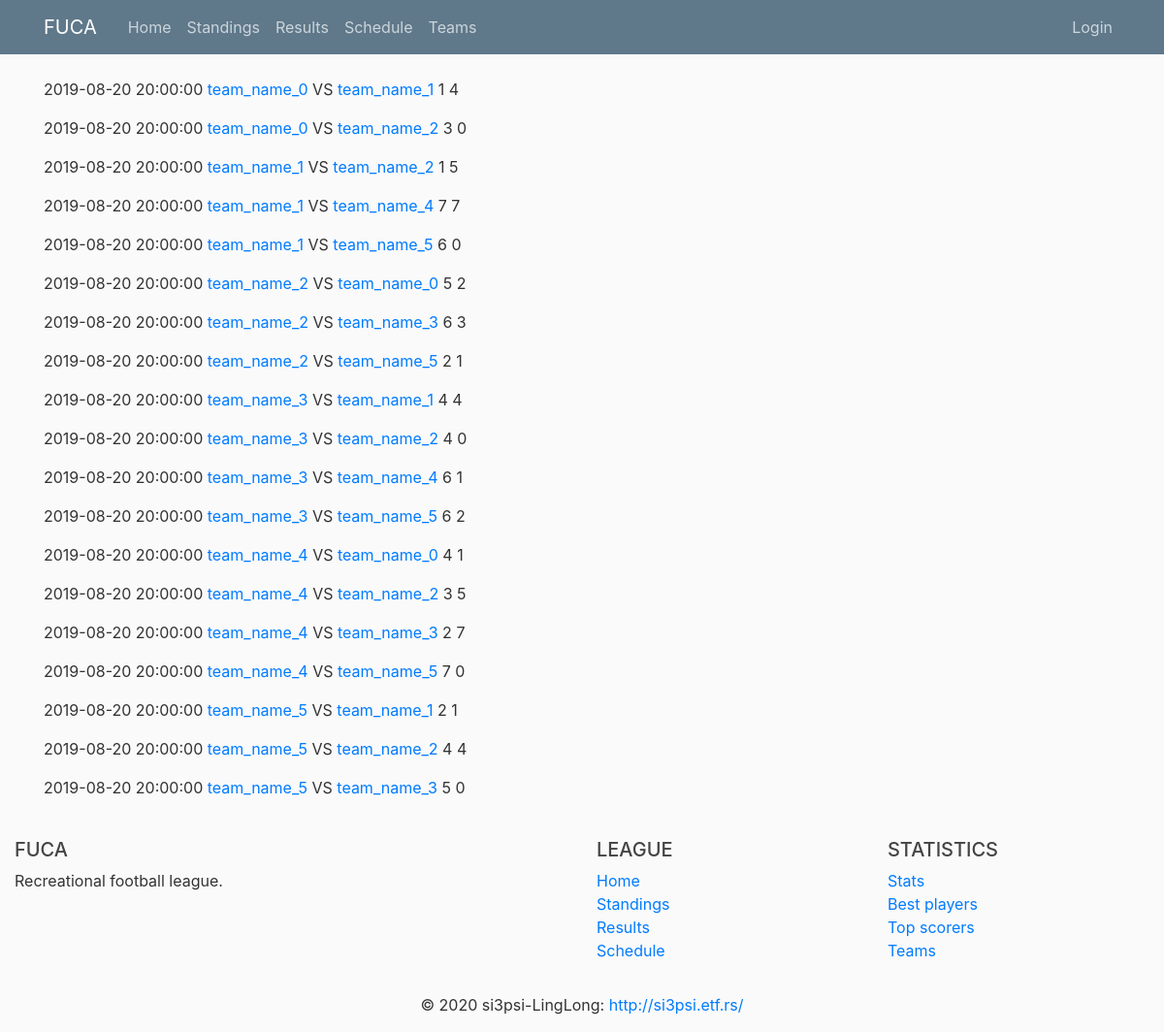
The app's page /results with its own data.
### fuca/models.py (models this page shows, shortened)
class Match(db.Model):
    __tablename__ = 'match'
    id                      = db.Column(db.Integer, primary_key=True)
    date_time               = db.Column(db.DateTime, nullable=False)
    host_team_goals         = db.Column(db.Integer, default=0)
    host_team_yellow        = db.Column(db.Integer, default=0)
    host_team_red           = db.Column(db.Integer, default=0)
    host_team_shots         = db.Column(db.Integer, default=0)
    guest_team_goals        = db.Column(db.Integer, default=0)
    guest_team_yellow       = db.Column(db.Integer, default=0)
    guest_team_red          = db.Column(db.Integer, default=0)
    guest_team_shots        = db.Column(db.Integer, default=0)
    host_team_id     = db.Column(db.Integer, db.ForeignKey('team.id'), nullable=False)
    guest_team_id    = db.Column(db.Integer, db.ForeignKey('team.id'), nullable=False)
    best_player_id   = db.Column(db.Integer, db.ForeignKey('player.id'))
    statistics  = db.relationship('Statistics', backref='match', lazy=True)
    def jinja_dict(self):
        return {'date'          : self.date_time,
                'team1_name'    : self.host_team.name,
                'team1_goals'   : self.host_team_goals,
                'team1_id'      : self.host_team_id,
                'team2_name'    : self.guest_team.name,
                'team2_goals'   : self.guest_team_goals,
                'team2_id'      : self.guest_team_id,
                'id'            : self.id}

class Team(db.Model):
    __tablename__ = 'team'
    id          = db.Column(db.Integer,     primary_key=True)
    name        = db.Column(db.String(100), nullable=False, unique=True)
    matches     = db.Column(db.Integer,     nullable=False, default=0)
    wins        = db.Column(db.Integer,     nullable=False, default=0)
    losses      = db.Column(db.Integer,     nullable=False, default=0)
    draws       = db.Column(db.Integer,     nullable=False, default=0)
    goal_diff   = db.Column(db.Integer,     nullable=False, default=0)
    logo_image  = db.Column(db.String(20),  nullable=False, default='default.jpg')
    captain_id  = db.Column(db.Integer, db.ForeignKey('player.id'))
    host_matches    = db.relationship('Match',  backref='host_team',    lazy=True,  foreign_keys=Match.host_team_id)
    guest_matches   = db.relationship('Match',  backref='guest_team',   lazy=True,  foreign_keys=Match.guest_team_id)
    players         = db.relationship('Player', backref='team',         lazy=True,  foreign_keys=Player.team_id)

### fuca/routes/home_routes.py (the view)
@app.route("/results")
def results():
    results_db = Match.query.filter(Match.date_time < datetime.now()).all()
    results_list = [result.jinja_dict() for result in results_db]
    return render_template('home/results.html', results=results_list, title='Results')

### fuca/templates/home/results.html
{% extends 'home/layout.html' %}
{% block content %}
    {% for result in results %}
        <p>{{ result.date }} <a href="{{ url_for('team', id=result.team1_id)}}">{{ result.team1_name }}</a> VS
            <a href="{{ url_for('team', id=result.team2_id)}}">{{ result.team2_name }}</a> {{ result.team1_goals }} {{ result.team2_goals }}</p>
    {% endfor %}
{% endblock content %}

### fuca/static/main.css (style rules this page uses)
body { background: #fafafa; color: #333333; margin-top: 5rem; }

### records on screen
Match: date "2019-08-20 20:00:00"
Team: team1_name "team_name_0" "team_name_0", team2_name "team_name_0" "team_name_0"
Team: team2_name "team_name_1" "team_name_1" "team_name_1", team1_name "team_name_1" "team_name_1" "team_name_1"
Match: date "2019-08-20 20:00:00"
Team: team2_name "team_name_2" "team_name_2" "team_name_2" "team_name_2" "team_name_2", team1_name "team_name_2" "team_name_2" "team_name_2"
Match: date "2019-08-20 20:00:00"
Match: date "2019-08-20 20:00:00"
Team: team2_name "team_name_4" "team_name_4", team1_name "team_name_4" "team_name_4" "team_name_4" "team_name_4"
Match: date "2019-08-20 20:00:00"
Team: team2_name "team_name_5" "team_name_5" "team_name_5" "team_name_5", team1_name "team_name_5" "team_name_5" "team_name_5"
Match: date "2019-08-20 20:00:00"
Match: date "2019-08-20 20:00:00"
Team: team2_name "team_name_3" "team_name_3" "team_name_3", team1_name "team_name_3" "team_name_3" "team_name_3" "team_name_3"
Match: date "2019-08-20 20:00:00"
Match: date "2019-08-20 20:00:00"
Match: date "2019-08-20 20:00:00"
Match: date "2019-08-20 20:00:00"
Match: date "2019-08-20 20:00:00"
Match: date "2019-08-20 20:00:00"
Match: date "2019-08-20 20:00:00"
Match: date "2019-08-20 20:00:00"
Match: date "2019-08-20 20:00:00"
Match: date "2019-08-20 20:00:00"
Match: date "2019-08-20 20:00:00"
Match: date "2019-08-20 20:00:00"

### other values on screen
{{ result.team1_goals }} "1" "3" "1" "7" "6" "5" "6" "2" "4" "4" "6" "6" "4" "3" "2" "7" "2" "4" "5"
{{ result.team2_goals }} "4" "0" "5" "7" "0" "2" "3" "1" "4" "0" "1" "2" "1" "5" "7" "0" "1" "4" "0"
